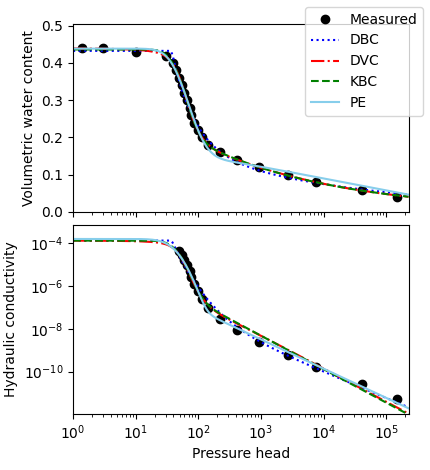

Reproduce this figure in Python.
#!/usr/bin/env python3
import numpy as np
import pandas as pd
import unsatfit

# Read data from csv file
ht = pd.read_csv('swrc.csv')
h_t = np.array(ht['h'])
theta = np.array(ht['theta'])
ht = pd.read_csv('hcc.csv')
h_k = np.array(ht['h'])
k = np.array(ht['K'])
# DBC model
# Get optimized WRF parameters
f = unsatfit.Fit()
f.swrc = (h_t, theta)
f.unsat = (h_k, k)
qs, qr, hb, hc, l1, l2 = wrf = f.get_wrf_bc2()
w1 = 1/(1+(hc/hb)**(l2-l1))
# Set HCF model
model = 'DBC'
f.set_model(model, const=[wrf, 'r=1'])
# Show model description to optimize HCF function
print(f.model_description)
print('Therefore w1 = {0:.3f}'.format(w1))
# Set initial parameters
ini_p = (1, 2, 4, 6)  # Initial values of p
ini_q = (0.5, 1, 2)  # Initial values of q
f.ini = ((max(k),), ini_p, ini_q)
# Set bound of parameters
f.b_p = (0.3, 10)  # Minimum and maximum of p
f.b_q = (0.1, 2.5)  # Minimum and maximum of q
# Set bound of Ks
max_k = max(k) * 2
if min(h_k) > 1:
    max_k = max_k * (min(h_k)) ** 2
f.b_ks = (max(k) * 0.95, max_k)
# Optimize
f.optimize()
if not f.success:
    print(f.message)  # Show error message
    exit(1)
# Show optimized HCF parameters and R2
print('Hydraulic conductivity parameters and R2')
print(f.message)
# Set figure options
f.label_head = 'Pressure head'
f.label_theta = 'Volumetric water content'
f.label_k = 'Hydraulic conductivity'
f.legend_loc = 'upper right'  # Location of the legend
f.data_legend = 'Measured'
# Order of line color and style (cyclic)
f.color = ['blue', 'red', 'green', 'skyblue']
f.style = ['dotted', 'dashdot', 'dashed', 'solid']
# Add curve
f.line_legend = model
f.add_curve()

# DVC model
# Get optimized WRF parameters
qs, qr, w1, a1, m1, m2, q = wrf = f.get_wrf_vg2ch()
n1 = q/(1-m1)  # n1 is calculated from optimized m1
n2 = q/(1-m2)
# Set HCF model
model = 'DVC'
f.set_model(model, const=[wrf])
# Set modified model when sigma1 > 2
if min(n1, n2) < 1.1:
    model = 'M' + MODEL
    hb = 2  # hb value of the modified model
    f.modified_model(hb)  # Change to modified model
# Show model description to optimize HCF function
print(f.model_description)
print('Therefore n1 = {0:.3f} n2 = {1:.3f}'.format(n1, n2))
# Set initial parameters
ini_r = (0.5, 1, 2)  # Initial values of r
f.ini = ((max(k),), ini_p, ini_r)
# Optimize
f.optimize()
if not f.success:
    print(f.message)  # Show error message
    exit(1)
# Show optimized HCF parameters and R2
print('Hydraulic conductivity parameters and R2')
print(f.message)
# Add curve
f.line_legend = model
f.add_curve()

# KBC model
# Get optimized WRF parameters
qs, qr, w1, hm, s1, l2 = wrf = f.get_wrf_kobcch()
# Set HCF model
model = 'KBC'
f.set_model(model, const=[wrf, 'r=1'])
# Set modified model when sigma1 > 2
if s1 > 2:
    model = 'M' + MODEL
    hb = 2  # hb value of the modified model
    f.modified_model(hb)  # Change to modified model
# Show model description to optimize HCF function
print(f.model_description)
# Set initial parameters
f.ini = ((max(k),), ini_p, ini_q)
# Optimize
f.optimize()
if not f.success:
    print(f.message)  # Show error message
    exit(1)
# Show optimized HCF parameters and R2
print('Hydraulic conductivity parameters and R2')
print(f.message)
# Add curve
f.line_legend = model
f.add_curve()

# Peters model
# Get optimized WRF parameters
he = 6.3e6  # Constant value of h_0
qs, qr, w1, hm, sigma1, he = wrf = f.get_wrf_pk(he)
# Set HCF model
model = 'PE'
f.set_model(model, const=[wrf])
# Set modified model when sigma1 > 2
if sigma1 > 2:
    model = 'M' + MODEL
    hb = 2  # hb value of the modified model
    f.modified_model(hb)  # Change to modified model
# Show model description to optimize HCF function
print(f.model_description)
# Set initial and bound
ini_a = (1.5,)  # Initial value of a (positive)
ini_omega = (1e-5, 1e-3)  # Initial values of omeaga
f.ini = ((max(k),), ini_p, ini_a, ini_omega)
f.b_a = (0.5, 3.5)  # Minimum and maximum of a (positive)
# Optimize
f.optimize()
if not f.success:
    print(f.message)  # Show error message
    exit(1)
# Show optimized HCF parameters and R2
print('Hydraulic conductivity parameters and R2')
print(f.message)
# Draw figure
f.line_legend = model
# Save figure
f.save_fig = True
# PDF file can be produced by changing from '.png' to '.pdf'
f.filename = 'multi.png'
f.plot()
